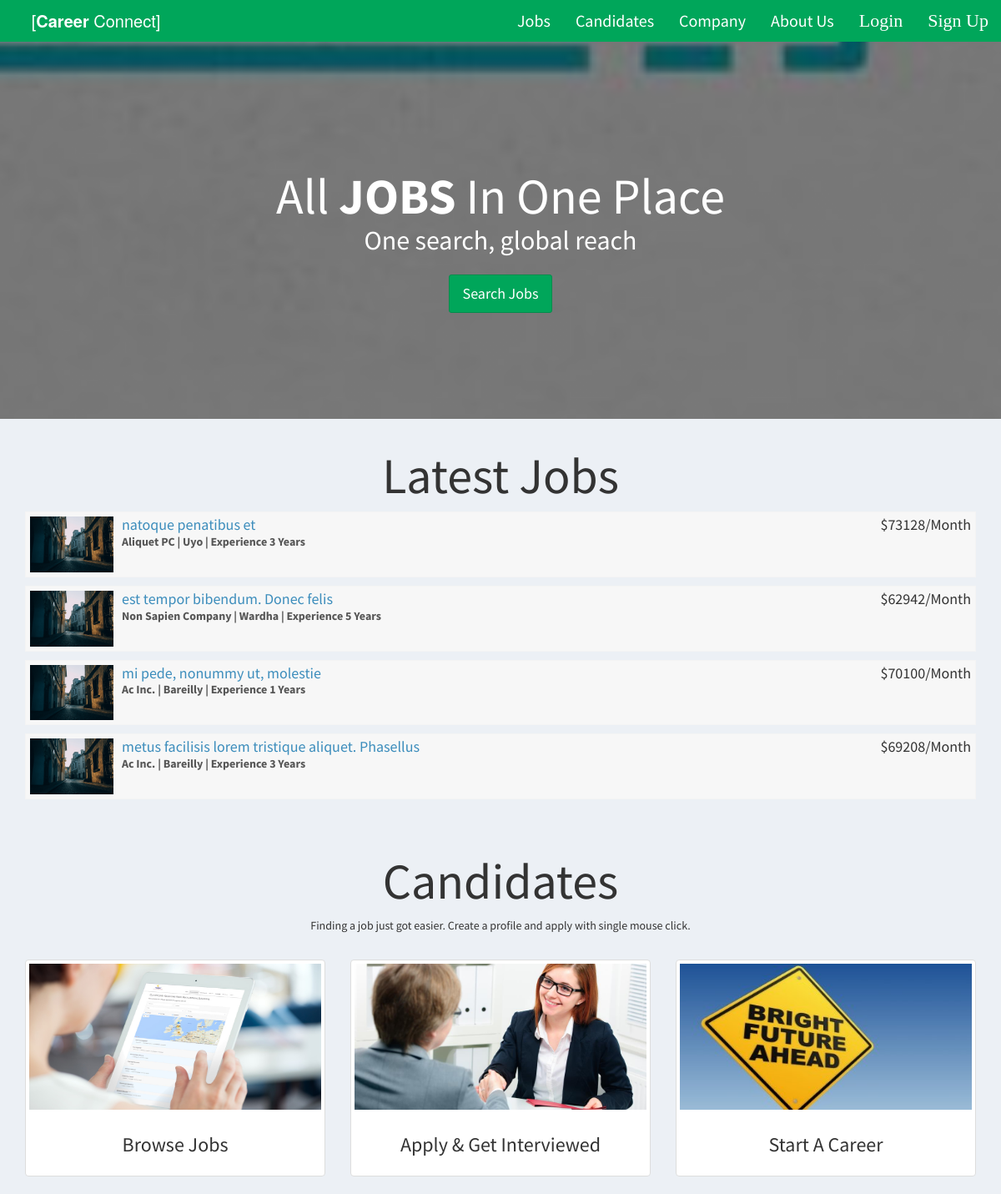
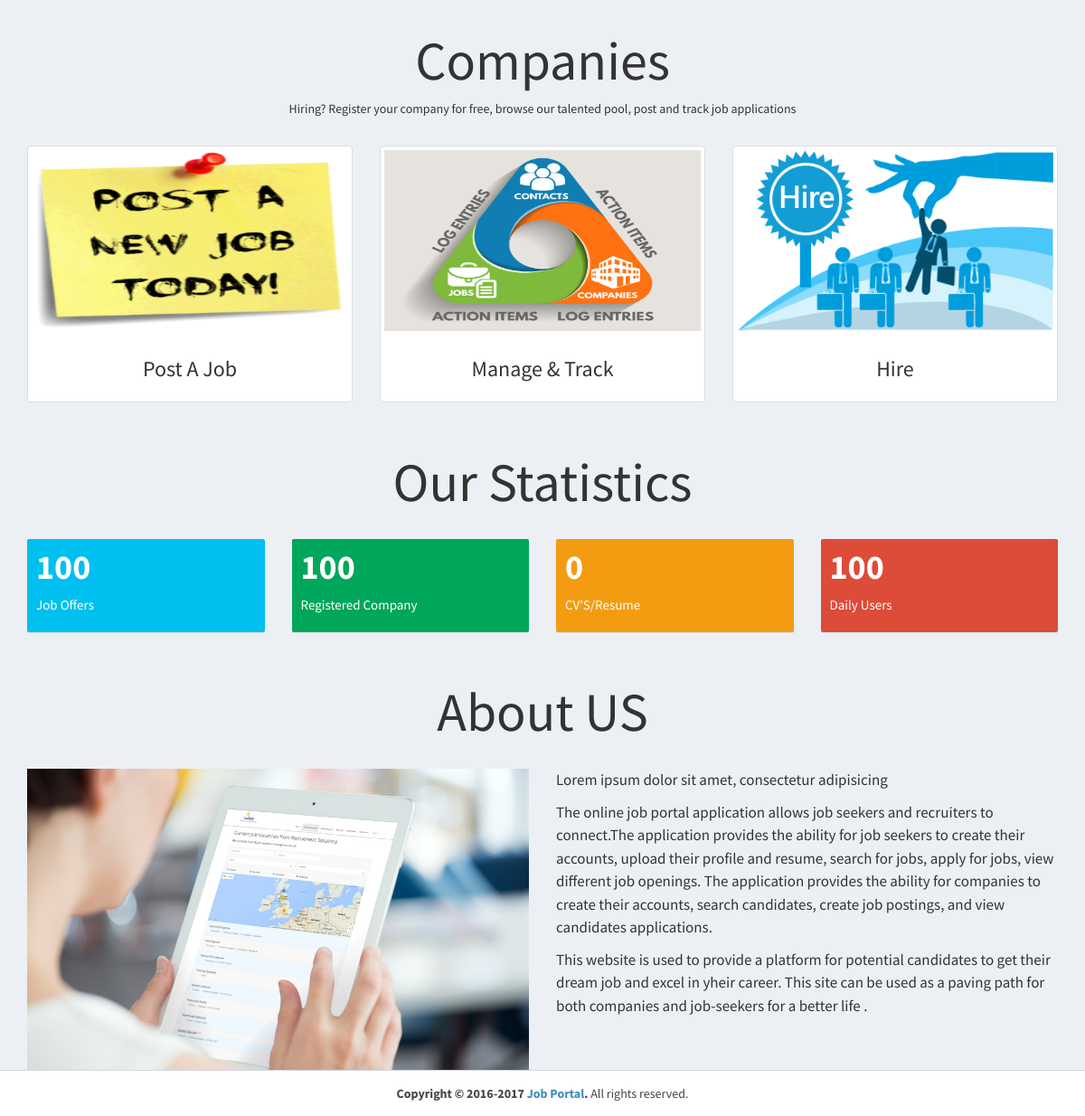
The page / on the database its author committed (2 pictures, top to bottom).
### tables this page shows
CREATE TABLE `company` (
  `id_company` int(11) NOT NULL,
  `name` varchar(255) NOT NULL,
  `companyname` varchar(255) NOT NULL,
  `country` varchar(255) NOT NULL,
  `state` varchar(255) NOT NULL,
  `city` varchar(255) NOT NULL,
  `contactno` varchar(255) NOT NULL,
  `website` varchar(255) NOT NULL,
  `email` varchar(255) NOT NULL,
  `password` varchar(255) NOT NULL,
  `aboutme` varchar(255) DEFAULT NULL,
  `logo` varchar(255) NOT NULL,
  `createdAt` timestamp NOT NULL DEFAULT CURRENT_TIMESTAMP,
  `active` int(11) NOT NULL DEFAULT '2'
);

CREATE TABLE `job_post` (
  `id_jobpost` int(11) NOT NULL,
  `id_company` int(11) NOT NULL,
  `jobtitle` varchar(255) NOT NULL,
  `description` text NOT NULL,
  `minimumsalary` varchar(255) NOT NULL,
  `maximumsalary` varchar(255) NOT NULL,
  `experience` varchar(255) NOT NULL,
  `qualification` varchar(255) NOT NULL,
  `createdat` timestamp NOT NULL DEFAULT CURRENT_TIMESTAMP
);

### index.php (the view, shortened to what this page needs)
<?php
require_once("db.php");
?>
<!DOCTYPE html>
<html>
<head>
  <link rel="stylesheet" href="https://cdnjs.cloudflare.com/ajax/libs/twitter-bootstrap/3.3.7/css/bootstrap.min.css">
  <link rel="stylesheet" href="https://cdnjs.cloudflare.com/ajax/libs/font-awesome/4.7.0/css/font-awesome.min.css">
  <link rel="stylesheet" href="https://cdnjs.cloudflare.com/ajax/libs/ionicons/2.0.1/css/ionicons.min.css">
  <link rel="stylesheet" href="css/AdminLTE.min.css">
  <link rel="stylesheet" href="css/_all-skins.min.css">
  <link rel="stylesheet" href="css/custom.css">
</head>
<body class="hold-transition skin-green sidebar-mini">
<div class="wrapper">
  <header class="main-header">
    <a href="index.php" class="logo logo-bg">
      <span class="logo-lg">[<b>Career </b> Connect]</span>
    </a>
    <nav class="navbar navbar-static-top">
      <div class="navbar-custom-menu">
        <ul class="nav navbar-nav">
          <li style="font-size:2rem;">
            <a href="jobs.php">Jobs</a>
          </li>
          <li style="font-size:2rem;">
            <a href="#candidates">Candidates</a>
          </li>
          <li style="font-size:2rem;">
            <a href="#company">Company</a>
          </li>
          <li style="font-size:2rem;">
            <a href="#about">About Us</a>
          </li>
          <?php if(empty($_SESSION['id_user']) && empty($_SESSION['id_company'])) { ?>
          <li style="font-family:'Cursive'; font-size:2.2rem;">
            <a href="login.php">Login</a>
          </li>
          <li style="font-family:'Cursive'; font-size:2.2rem;">
            <a href="sign-up.php">Sign Up</a>
          </li>
          <?php } ?>
        </ul>
      </div>
    </nav>
  </header>
  <div class="content-wrapper" style="margin-left: 0px;">
    <section class="content-header bg-main">
      <div class="container">
        <div class="row">
          <div class="col-md-12 text-center index-head">
            <h1>All <strong>JOBS</strong> In One Place</h1>
            <p>One search, global reach</p>
            <p><a class="btn btn-success btn-lg" href="jobs.php" role="button">Search Jobs</a></p>
          </div>
        </div>
      </div>
    </section>
    <section class="content-header">
      <div class="container">
        <div class="row">
          <div class="col-md-12 latest-job margin-bottom-20">
            <h1 class="text-center">Latest Jobs</h1>
            <?php
          $sql = "SELECT * FROM job_post Order By Rand() Limit 4";
          $result = $conn->query($sql);
          if($result->num_rows > 0) {
            while($row = $result->fetch_assoc())
            {
              $sql1 = "SELECT * FROM company WHERE id_company='$row[id_company]'";
              $result1 = $conn->query($sql1);
              if($result1->num_rows > 0) {
                while($row1 = $result1->fetch_assoc())
                {
             ?>
            <div class="attachment-block clearfix">
              <img class="attachment-img" src="img/photo1.png" alt="Attachment Image">
              <div class="attachment-pushed">
                <h4 class="attachment-heading"><a href="view-job-post.php?id=<?php echo $row['id_jobpost']; ?>"><?php echo $row['jobtitle']; ?></a> <span class="attachment-heading pull-right">$<?php echo $row['maximumsalary']; ?>/Month</span></h4>
                <div class="attachment-text">
                    <div><strong><?php echo $row1['companyname']; ?> | <?php echo $row1['city']; ?> | Experience <?php echo $row['experience']; ?> Years</strong></div>
                </div>
              </div>
            </div>
          <?php
              }
            }
            }
          }
          ?>
          </div>
        </div>
      </div>
    </section>
    <section id="candidates" class="content-header">
      <div class="container">
        <div class="row">
          <div class="col-md-12 text-center latest-job margin-bottom-20">
            <h1>Candidates</h1>
            <p>Finding a job just got easier. Create a profile and apply with single mouse click.</p>
          </div>
        </div>
        <div class="row">
          <div class="col-sm-4 col-md-4">
            <div class="thumbnail candidate-img">
              <img src="img/browse.jpg" alt="Browse Jobs">
              <div class="caption">
                <h3 class="text-center">Browse Jobs</h3>
              </div>
            </div>
          </div>
          <div class="col-sm-4 col-md-4">
            <div class="thumbnail candidate-img">
              <img src="img/interviewed.jpeg" alt="Apply & Get Interviewed">
              <div class="caption">
                <h3 class="text-center">Apply & Get Interviewed</h3>
              </div>
            </div>
          </div>
          <div class="col-sm-4 col-md-4">
            <div class="thumbnail candidate-img">
              <img src="img/career.jpg" alt="Start A Career">
              <div class="caption">
                <h3 class="text-center">Start A Career</h3>
              </div>
            </div>
          </div>
        </div>
      </div>
    </section>
    <section id="company" class="content-header">
      <div class="container">
        <div class="row">
          <div class="col-md-12 text-center latest-job margin-bottom-20">
            <h1>Companies</h1>
            <p>Hiring? Register your company for free, browse our talented pool, post and track job applications</p>
          </div>
        </div>
        <div class="row">
          <div class="col-sm-4 col-md-4">
            <div class="thumbnail company-img">
              <img src="img/postjob.png" alt="Browse Jobs">
              <div class="caption">
                <h3 class="text-center">Post A Job</h3>
              </div>
            </div>
          </div>
          <div class="col-sm-4 col-md-4">
            <div class="thumbnail company-img">
              <img src="img/manage.jpg" alt="Apply & Get Interviewed">
              <div class="caption">
                <h3 class="text-center">Manage & Track</h3>
              </div>
            </div>
          </div>
          <div class="col-sm-4 col-md-4">
            <div class="thumbnail company-img">
              <img src="img/hire.png" alt="Start A Career">
              <div class="caption">
                <h3 class="text-center">Hire</h3>
              </div>
            </div>
          </div>
        </div>
      </div>
    </section>
    <section id="statistics" class="content-header">
      <div class="container">
        <div class="row">
          <div class="col-md-12 text-center latest-job margin-bottom-20">
            <h1>Our Statistics</h1>
          </div>
        </div>
        <div class="row">
        <div class="col-lg-3 col-xs-6">
          <div class="small-box bg-aqua">
            <div class="inner">
             <?php
                      $sql = "SELECT * FROM job_post";
                      $result = $conn->query($sql);
                      if($result->num_rows > 0) {
                        $totalno = $result->num_rows;
                      } else {
                        $totalno = 0;
                      }
                    ?>
              <h3><?php echo $totalno; ?></h3>
              <p>Job Offers</p>
            </div>
          </div>
        </div>
        <div class="col-lg-3 col-xs-6">
          <div class="small-box bg-green">
            <div class="inner">
                  <?php
                      $sql = "SELECT * FROM company WHERE active='1'";
                      $result = $conn->query($sql);
                      if($result->num_rows > 0) {
                        $totalno = $result->num_rows;
                      } else {
                        $totalno = 0;
                      }
                    ?>
              <h3><?php echo $totalno; ?></h3>
              <p>Registered Company</p>
            </div>
          </div>
        </div>
        <div class="col-lg-3 col-xs-6">
          <div class="small-box bg-yellow">
            <div class="inner">
             <?php
                      $sql = "SELECT * FROM users WHERE resume!=''";
                      $result = $conn->query($sql);
                      if($result->num_rows > 0) {
                        $totalno = $result->num_rows;
                      } else {
                        $totalno = 0;
                      }
                    ?>
              <h3><?php echo $totalno; ?></h3>
              <p>CV'S/Resume</p>
            </div>
          </div>
        </div>
        <div class="col-lg-3 col-xs-6">
          <div class="small-box bg-red">
            <div class="inner">
               <?php
                      $sql = "SELECT * FROM users WHERE active='1'";
                      $result = $conn->query($sql);
                      if($result->num_rows > 0) {
                        $totalno = $result->num_rows;
                      } else {
                        $totalno = 0;
                      }
                    ?>
              <h3><?php echo $totalno; ?></h3>
              <p>Daily Users</p>
            </div>
          </div>
        </div>
      </div>
      </div>
    </section>
    <section id="about" class="content-header">
      <div class="container">
        <div class="row">
          <div class="col-md-12 text-center latest-job margin-bottom-20">
            <h1>About US</h1>
          </div>
        </div>
        <div class="row">
          <div class="col-md-6">
            <img src="img/browse.jpg" class="img-responsive">
          </div>
          <div class="col-md-6 about-text margin-bottom-20">
            <p>Lorem ipsum dolor sit amet, consectetur adipisicing <p>The online job portal application allows job seekers and recruiters to connect.The application provides the ability for job seekers to create their accounts, upload their profile and resume, search for jobs, apply for jobs, view different job openings. The application provides the ability for companies to create their accounts, search candidates, create job postings, and view candidates applications.
            </p>
            <p>
              This website is used to provide a platform for potential candidates to get their dream job and excel in yheir career.
              This site can be used as a paving path for both companies and job-seekers for a better life .
            </p>
          </div>
        </div>
      </div>
    </section>
  </div>
  <footer class="main-footer" style="margin-left: 0px;">
    <div class="text-center">
      <strong>Copyright &copy; 2016-2017 <a href="learningfromscratch.online">Job Portal</a>.</strong> All rights
    reserved.
    </div>
  </footer>
</div>
</body>
</html>

### css/custom.css (style rules this page uses)
.bg-main { background: linear-gradient(0deg,rgba(0,0,0,0.5),rgba(0,0,0,0.5)), url(../img/job-search.jpg) no-repeat center center fixed !important; -webkit-background-size: cover; -moz-background-size: cover; -o-background-size: cover; background-size: cover !important; }
.index-head { padding: 10%; color: #fff; line-height: 150%; }
.index-head > h1 { font-size: 60px; }
.logo-bg { background-color: #00A65A !important; }
.index-head > p { font-size: 32px; }
.index-head > p > a { margin-top: 20px; }
.latest-job { line-height: 150%; }
.latest-job > h1 { font-size: 60px; }
.candidate-img > img { width: 350px; height: 175px; }
.company-img > img { width: 350px; height: 200px; }
.about-text > p { font-size: 17px; line-height: 150%; }
.margin-bottom-20 { margin-bottom: 20px; }

### rows shown on the page
job_post: jobtitle "natoque penatibus et", maximumsalary "73128", experience "3"
company: companyname "Aliquet PC", city "Uyo"
job_post: jobtitle "est tempor bibendum. Donec felis", maximumsalary "62942", experience "5"
company: companyname "Non Sapien Company", city "Wardha"
job_post: jobtitle "mi pede, nonummy ut, molestie", maximumsalary "70100", experience "1"
company: companyname "Ac Inc.", city "Bareilly"
job_post: jobtitle "metus facilisis lorem tristique aliquet. Phasellus", maximumsalary "69208", experience "3"

### other values the page prints
$totalno "100"
$totalno "0"
